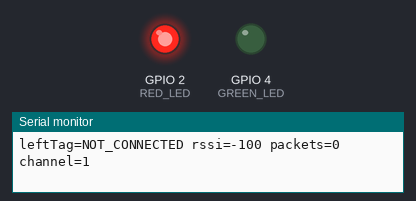
Recording of a sketch running on a simulated ESP32. Parts: output pins drawn as LEDs (lit = HIGH), the last lines printed to the serial monitor. A WiFi scan finds three made-up networks.

Above: at 2.18 s.
At 11.0 s:
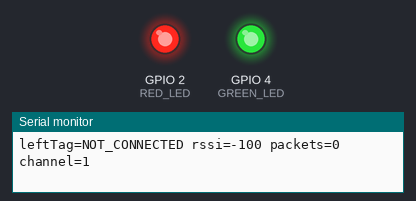
Timing chart, 0 to 28.2 s (numbered marks = the images above):
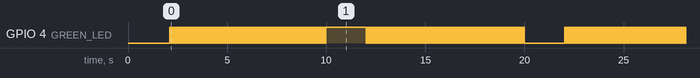

The sketch:

left_node.ino
```cpp
/*
 SMART CART LEFT ESP32 NODE
 Receives the customer tag by ESP-NOW and sends left-side signal to MAIN ESP32 by UART.

 Wiring:
 LEFT ESP32 GPIO17 TX2 -> MAIN ESP32 GPIO16 RX2
 LEFT ESP32 GND        -> MAIN ESP32 GND
*/

#include <WiFi.h>
#include <esp_now.h>
#include <esp_wifi.h>

#define RED_LED 2
#define GREEN_LED 4
#define UART_RX 16
#define UART_TX 17

#define EXPECTED_TAG_ID 1001
#define FALLBACK_WIFI_CHANNEL 1

const char* MAIN_WIFI_SSID = "YOUR_MAIN_CART_WIFI_NAME";

const unsigned long TAG_TIMEOUT_MS = 350;
const unsigned long UART_INTERVAL_MS = 50;
const unsigned long CHANNEL_CHECK_INTERVAL_MS = 10000;
const unsigned long MAIN_UART_BAUD = 115200;

struct __attribute__((packed)) TagPacket {
  uint16_t tagID;
  uint32_t counter;
};

volatile int latestRSSI = -100;
volatile uint32_t latestCounter = 0;
volatile unsigned long lastPacketMs = 0;
volatile bool everReceived = false;

unsigned long lastUartMs = 0;
unsigned long lastChannelCheckMs = 0;
bool greenState = false;
uint8_t radioChannel = FALLBACK_WIFI_CHANNEL;

uint8_t findMainChannel() {
  int count = WiFi.scanNetworks(false, true);
  for (int i = 0; i < count; i++) {
    if (WiFi.SSID(i) == MAIN_WIFI_SSID) {
      uint8_t channel = WiFi.channel(i);
      WiFi.scanDelete();
      return channel;
    }
  }
  WiFi.scanDelete();
  return FALLBACK_WIFI_CHANNEL;
}

void applyRadioChannel(uint8_t channel) {
  if (channel < 1 || channel > 13) return;
  esp_wifi_set_channel(channel, WIFI_SECOND_CHAN_NONE);
  radioChannel = channel;
}

void onDataReceived(const esp_now_recv_info_t* info, const uint8_t* data, int len) {
  if (len != (int)sizeof(TagPacket)) return;

  TagPacket packet;
  memcpy(&packet, data, sizeof(packet));
  if (packet.tagID != EXPECTED_TAG_ID) return;

  latestRSSI = (info && info->rx_ctrl) ? info->rx_ctrl->rssi : -100;
  latestCounter = packet.counter;
  lastPacketMs = millis();
  everReceived = true;
}

void fatal(const char* message) {
  Serial.print("E:");
  Serial.println(message);
  while (true) {
    digitalWrite(GREEN_LED, !digitalRead(GREEN_LED));
    delay(100);
  }
}

void setup() {
  Serial.begin(115200);
  Serial2.begin(MAIN_UART_BAUD, SERIAL_8N1, UART_RX, UART_TX);

  pinMode(RED_LED, OUTPUT);
  pinMode(GREEN_LED, OUTPUT);
  digitalWrite(RED_LED, HIGH);

  WiFi.persistent(false);
  WiFi.mode(WIFI_STA);
  WiFi.setSleep(false);
  WiFi.disconnect(false, true);
  delay(100);

  radioChannel = findMainChannel();
  applyRadioChannel(radioChannel);

  Serial.println();
  Serial.println("SMART CART LEFT ESP32 STARTING...");
  Serial.print("LEFT MAC: ");
  Serial.println(WiFi.macAddress());
  Serial.print("ESP-NOW channel: ");
  Serial.println(radioChannel);

  if (esp_now_init() != ESP_OK) fatal("ESP-NOW init failed");
  if (esp_now_register_recv_cb(onDataReceived) != ESP_OK) fatal("ESP-NOW callback failed");

  Serial.println("LEFT ESP32 READY");
}

void loop() {
  unsigned long now = millis();
  bool connected = everReceived && now - lastPacketMs <= TAG_TIMEOUT_MS;

  if (!connected && now - lastChannelCheckMs >= CHANNEL_CHECK_INTERVAL_MS) {
    lastChannelCheckMs = now;
    uint8_t detectedChannel = findMainChannel();
    applyRadioChannel(detectedChannel);
  }

  if (now - lastUartMs >= UART_INTERVAL_MS) {
    lastUartMs = now;
    int rssi = connected ? constrain(latestRSSI, -110, -1) : -100;
    Serial2.printf("L:%d,%d\n", rssi, connected ? 1 : 0);
    Serial.printf("leftTag=%s rssi=%d packets=%lu channel=%u\n",
                  connected ? "CONNECTED" : "NOT_CONNECTED",
                  rssi,
                  (unsigned long)latestCounter,
                  radioChannel);
  }

  if (connected) {
    digitalWrite(GREEN_LED, HIGH);
    delay(10);
  } else {
    greenState = !greenState;
    digitalWrite(GREEN_LED, greenState);
    delay(50);
  }
}
```

Measured:
- by itself, GPIO 4 (GREEN_LED): repeats every 20.0 s: HIGH 2.1 s, 79 × (LOW 0.05 s, HIGH 0.05 s), LOW 2.1 s, 79 × (HIGH 0.05 s, LOW 0.05 s)
